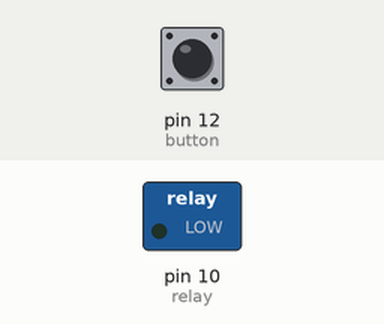
Recording of a sketch running on a simulated Arduino Uno, built with avr-gcc and run on an emulated ATmega328P. Shown: switched loads named in the sketch (green lamp = pin HIGH). The inputs (shaded band) are chosen by the test bench; at power-on: pin 12 (button) HIGH.

Above: at 1.2 s.
1.3 s: pin 12 (button) pulled LOW for 0.15 s
At 1.37 s:
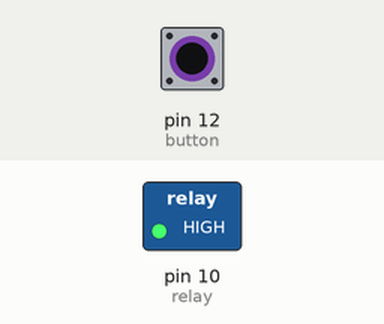
2.9 s: pin 12 (button) pulled LOW for 3.2 s
At 6.6 s:
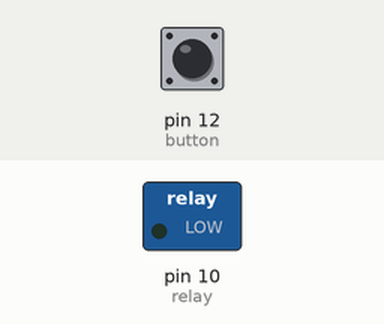
Timing chart, 0 to 8.1 s (numbered marks = the images above; inputs shaded):
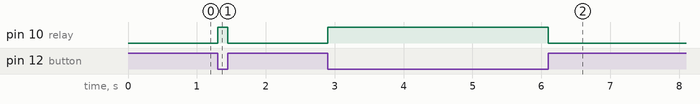

The sketch:

askhsh_01.ino
```cpp
int button = 12;
int relay = 10;

void setup(void)
{
  pinMode(button, INPUT_PULLUP);
  pinMode(relay, OUTPUT);
}
void loop(void)
{
  if ( !digitalRead(button) )
  {
    digitalWrite(relay, HIGH);
  }
  else
  {
    digitalWrite(relay, LOW);
  }
}
```

Measured:
- after the input at 1.3 s, pin 10 (relay): LOW → HIGH at once, → LOW 0.15 s later
- after the input at 2.9 s, pin 10 (relay): LOW → HIGH at once, → LOW 3.2 s later
